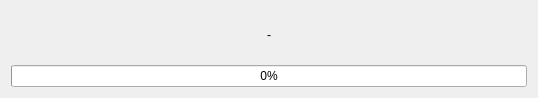
<?xml version="1.0" encoding="UTF-8"?>
<ui version="4.0">
 <class>Dialog</class>
 <widget class="QDialog" name="Dialog">
  <property name="windowModality">
   <enum>Qt::WindowModal</enum>
  </property>
  <property name="geometry">
   <rect>
    <x>0</x>
    <y>0</y>
    <width>538</width>
    <height>98</height>
   </rect>
  </property>
  <property name="windowTitle">
   <string>Processing log</string>
  </property>
  <layout class="QVBoxLayout" name="verticalLayout">
   <item>
    <widget class="QLabel" name="label">
     <property name="text">
      <string>-</string>
     </property>
     <property name="alignment">
      <set>Qt::AlignCenter</set>
     </property>
    </widget>
   </item>
   <item>
    <widget class="QProgressBar" name="progressBar">
     <property name="value">
      <number>0</number>
     </property>
    </widget>
   </item>
  </layout>
 </widget>
 <resources/>
 <connections/>
</ui>
